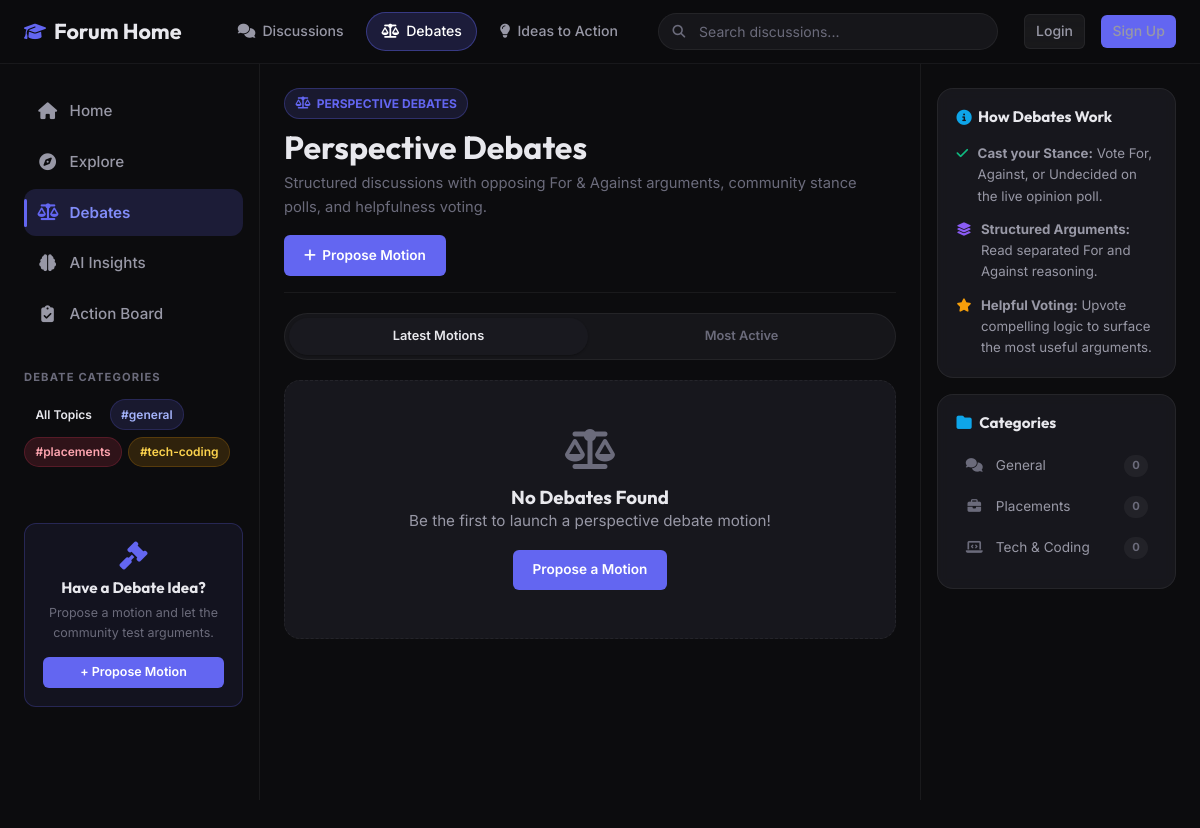
Page /debates.php on the committed database.
### tables this page shows
CREATE TABLE categories (
    id INT AUTO_INCREMENT PRIMARY KEY,
    name VARCHAR(100) NOT NULL UNIQUE,
    slug VARCHAR(100) NOT NULL UNIQUE,
    description TEXT,
    icon VARCHAR(50),
    post_count INT DEFAULT 0,
    created_at TIMESTAMP DEFAULT CURRENT_TIMESTAMP
);

### debates.php (the view, shortened to what this page needs)
<?php
require_once 'helpers.php';
$category_id = filter_var($_GET['category'] ?? null, FILTER_VALIDATE_INT);
$filter = trim($_GET['filter'] ?? 'latest');
$stmt = $pdo->query("SELECT * FROM categories ORDER BY name ASC");
$categories = $stmt->fetchAll();
$where = "WHERE d.is_deleted = 0";
$params = [];
$order = "d.created_at DESC";
$stmt = $pdo->prepare("
    SELECT d.*, c.name as category_name, c.slug as category_slug, c.icon as category_icon,
           u.username, u.avatar_url,
           (SELECT COUNT(*) FROM debate_arguments WHERE debate_id = d.id AND side = 'for' AND parent_id IS NULL) as count_for,
           (SELECT COUNT(*) FROM debate_arguments WHERE debate_id = d.id AND side = 'against' AND parent_id IS NULL) as count_against,
           (SELECT COUNT(*) FROM debate_polls WHERE debate_id = d.id) as poll_total
    FROM debates d
    JOIN categories c ON d.category_id = c.id
    JOIN users u ON d.user_id = u.id
    $where
    ORDER BY $order
");
$stmt->execute($params);
$debates = $stmt->fetchAll();
$tag_colors = ['tag-indigo', 'tag-rose', 'tag-amber', 'tag-emerald', 'tag-sky', 'tag-violet', 'tag-pink'];
?>
<!DOCTYPE html>
<html lang="en">
<head>
    <link rel="stylesheet" href="styles.css">
    <link rel="stylesheet" href="https://cdnjs.cloudflare.com/ajax/libs/font-awesome/6.5.0/css/all.min.css">
</head>
<body>
    <?php include 'navbar.php'; ?>
    <div class="page-wrapper">
        <aside class="sidebar-left">
            <nav class="sidebar-nav">
                <a href="index.php" class="sidebar-nav-item" id="nav-home">
                    <i class="fas fa-house"></i> Home
                </a>
                <a href="search.php" class="sidebar-nav-item" id="nav-explore">
                    <i class="fas fa-compass"></i> Explore
                </a>
                <a href="debates.php" class="sidebar-nav-item active" id="nav-debates">
                    <i class="fas fa-scale-balanced"></i> Debates
                </a>
                <a href="index.php" class="sidebar-nav-item" id="nav-insights">
                    <i class="fas fa-brain"></i> AI Insights
                </a>
                <a href="index.php" class="sidebar-nav-item" id="nav-action">
                    <i class="fas fa-clipboard-check"></i> Action Board
                </a>
            </nav>
            <div>
                <div class="sidebar-section-title">Debate Categories</div>
                <div class="tag-cloud">
                    <a href="debates.php" class="tag-pill <?= !$category_id ? 'active-tag' : 'tag-indigo' ?>">
                        All Topics
                    </a>
                    <?php foreach ($categories as $i => $cat): ?>
                        <a href="debates.php?category=<?= $cat['id'] ?>" class="tag-pill <?= ($category_id == $cat['id']) ? 'active-tag' : $tag_colors[$i % count($tag_colors)] ?>">
                            #<?= htmlspecialchars($cat['slug']) ?>
                        </a>
                    <?php endforeach; ?>
                </div>
            </div>
            <div style="background: rgba(99,102,241,0.08); border: 1px solid rgba(99,102,241,0.25); border-radius: var(--radius-md); padding: 1.1rem; margin-top: 1.5rem; text-align:center;">
                <i class="fas fa-gavel" style="font-size:1.75rem; color:var(--primary); margin-bottom:0.5rem; display:inline-block;"></i>
                <h4 style="font-size: 0.95rem; margin-bottom: 0.35rem;">Have a Debate Idea?</h4>
                <p style="font-size: 0.78rem; color: var(--text-muted); margin-bottom: 0.85rem;">Propose a motion and let the community test arguments.</p>
                <a href="new_debate.php" class="btn btn-primary btn-sm" style="width:100%; display:inline-block;">+ Propose Motion</a>
            </div>
        </aside>
        <main class="main-feed">
            <div class="debates-hub-header">
                <div>
                    <div style="display:inline-flex; align-items:center; gap:0.4rem; padding:0.3rem 0.65rem; border-radius:16px; background:rgba(99,102,241,0.15); color:var(--primary); font-size:0.75rem; font-weight:700; margin-bottom:0.5rem; border:1px solid rgba(99,102,241,0.3);">
                        <i class="fas fa-scale-balanced"></i> PERSPECTIVE DEBATES
                    </div>
                    <h1>Perspective Debates</h1>
                    <p style="color:var(--text-muted); font-size:0.92rem; margin-top:0.25rem;">
                        Structured discussions with opposing For & Against arguments, community stance polls, and helpfulness voting.
                    </p>
                </div>
                <div>
                    <a href="new_debate.php" class="btn btn-primary" style="white-space:nowrap;">
                        <i class="fas fa-plus"></i> Propose Motion
                    </a>
                </div>
            </div>
            <div class="feed-tabs" style="margin-top: 1.25rem;">
                <a href="debates.php<?= $category_id ? '?category='.$category_id : '' ?>" class="feed-tab <?= $filter === 'latest' ? 'active' : '' ?>">Latest Motions</a>
                <a href="debates.php?filter=views<?= $category_id ? '&category='.$category_id : '' ?>" class="feed-tab <?= $filter === 'views' ? 'active' : '' ?>">Most Active</a>
            </div>
            <div class="debates-list" style="margin-top: 1.25rem; display:flex; flex-direction:column; gap:1.25rem;">
                <?php if (empty($debates)): ?>
                    <div class="empty-state">
                        <i class="fas fa-scale-balanced" style="font-size:2.5rem; color:var(--text-muted); margin-bottom:1rem;"></i>
                        <h3>No Debates Found</h3>
                        <p>Be the first to launch a perspective debate motion!</p>
                        <a href="new_debate.php" class="btn btn-primary" style="margin-top:1rem;">Propose a Motion</a>
                    </div>
                <?php endif; ?>
            </div>
        </main>
        <aside class="sidebar-right">
            <div class="trending-widget">
                <h3><i class="fas fa-info-circle" style="color:var(--accent-sky);"></i> How Debates Work</h3>
                <div style="font-size:0.83rem; color:var(--text-secondary); line-height:1.6; margin-top:0.75rem;">
                    <div style="margin-bottom:0.75rem; display:flex; gap:0.6rem;">
                        <span style="color:var(--accent-emerald); font-weight:700;"><i class="fas fa-check"></i></span>
                        <span><strong>Cast your Stance:</strong> Vote For, Against, or Undecided on the live opinion poll.</span>
                    </div>
                    <div style="margin-bottom:0.75rem; display:flex; gap:0.6rem;">
                        <span style="color:var(--accent-violet); font-weight:700;"><i class="fas fa-layer-group"></i></span>
                        <span><strong>Structured Arguments:</strong> Read separated For and Against reasoning.</span>
                    </div>
                    <div style="display:flex; gap:0.6rem;">
                        <span style="color:var(--accent-amber); font-weight:700;"><i class="fas fa-star"></i></span>
                        <span><strong>Helpful Voting:</strong> Upvote compelling logic to surface the most useful arguments.</span>
                    </div>
                </div>
            </div>
            <div class="categories-widget">
                <h3><i class="fas fa-folder" style="color:var(--accent-sky);margin-right:0.3rem;"></i> Categories</h3>
                <ul class="cat-list">
                    <?php foreach ($categories as $cat): ?>
                        <li>
                            <a href="debates.php?category=<?= $cat['id'] ?>">
                                <span><i class="<?= htmlspecialchars($cat['icon']) ?>"></i> <?= htmlspecialchars($cat['name']) ?></span>
                                <span class="cat-count"><?= $cat['post_count'] ?></span>
                            </a>
                        </li>
                    <?php endforeach; ?>
                </ul>
            </div>
        </aside>
    </div>
</body>
</html>

### rows in the picture
categories: slug "general", name "General", post_count "0"
categories: slug "placements", name "Placements", post_count "0"
categories: slug "tech-coding", name "Tech & Coding", post_count "0"
